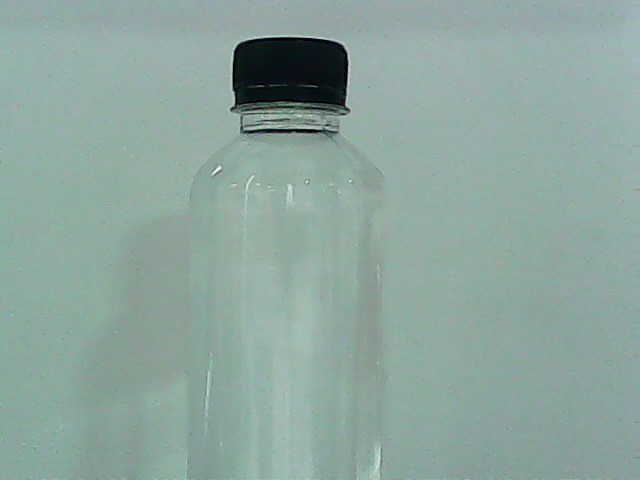
#> input picture Dataset/A/WIN_20221221_16_03_19_Pro.jpg, 640 x 480 px; its folder holds only this picture in this run
$ jupyter execute --allow-errors main.ipynb   (older library calls are emulated)
#> lines starting #> are read from the running program, lines starting #| are printed output that depends on the picture
#> further down, image is the input picture: shape (480, 640, 3); mean B, G, R 158.4, 165.8, 141.9
#| (480, 640, 3)
[cell 1]
import numpy as np
import cv2
import matplotlib.pyplot as plt
import os

[cell 2]
def Sobel(image):
    scale = 1
    delta = 0
    ddepth = cv2.CV_16S
    gray = cv2.cvtColor(image,cv2.COLOR_BGR2GRAY)
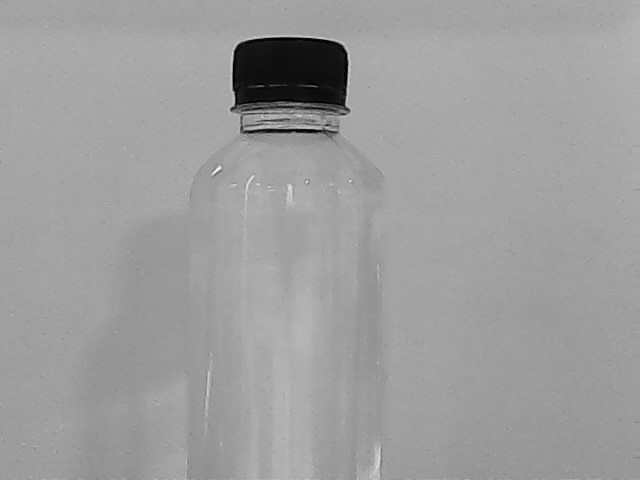
#> gray: shape (480, 640); min 0, max 251, mean 157.8
    gray = cv2.GaussianBlur(gray, (7, 7), 0)
    grad_x = cv2.Sobel(gray, ddepth, 1, 0, ksize=3, scale=scale, delta=delta, borderType=cv2.BORDER_DEFAULT)
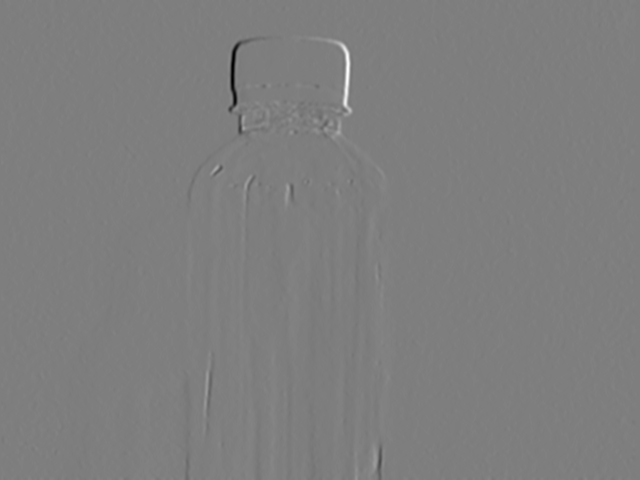
#> grad_x: shape (480, 640) int16; min -354, max 359, mean 0; drawn with min black and max white
    grad_y = cv2.Sobel(gray, ddepth, 0, 1, ksize=3, scale=scale, delta=delta, borderType=cv2.BORDER_DEFAULT)
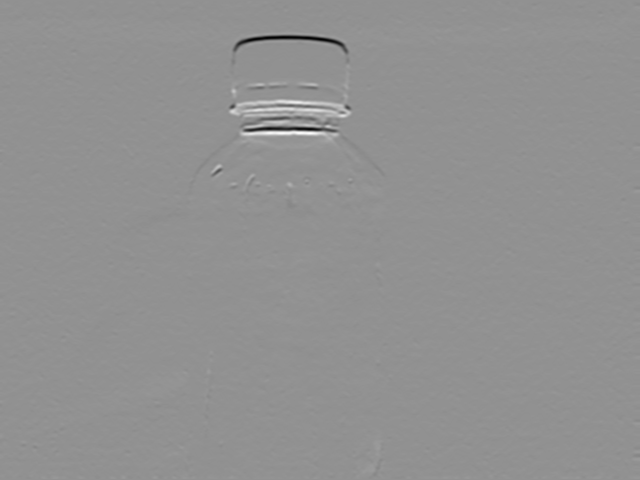
#> grad_y: shape (480, 640) int16; min -356, max 267, mean -0.1; drawn with min black and max white
    abs_grad_x = cv2.convertScaleAbs(grad_x)
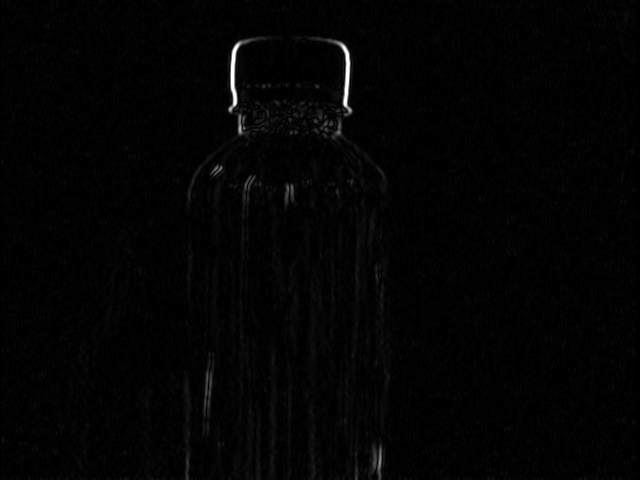
#> abs_grad_x: shape (480, 640); min 0, max 255, mean 3.2
    abs_grad_y = cv2.convertScaleAbs(grad_y)
    grad = cv2.addWeighted(abs_grad_x, 0.5, abs_grad_y, 0.5, 0)
    return grad,abs_grad_x,abs_grad_y

[cell 3]
def sum_plot(image):
    (a,b,c) = Sobel(image)
    plt.subplot(1,2,1)
    plt.imshow(c,cmap='gray')
    high = []
    for line in c:
        high.append(sum(line))
#> after the loop, high = 480 values, max 22953 at index 38, min 0 at index 0, mean 2350
    plt.subplot(1,2,2)
    plt.plot(np.arange(len(high)),high)
    plt.show()
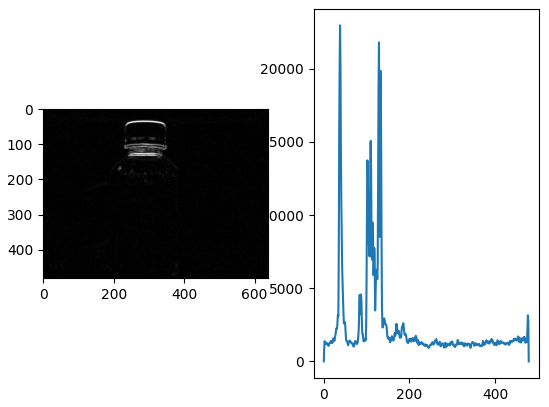
#> figure drawn by matplotlib, 2 panels; panel 2: curve peaks at x = 38, y = 22953

[cell 4]
def image_to_sum_array(image):
    (a,b,c) = Sobel(image)
    high = []
    for line in c:
        high.append(sum(line))
    return np.array(high)

[cell 5]
def image_to_sobel(image):
    (a,b,c) = Sobel(image)
    return np.array(c)

[cell 6]
a_list = os.listdir("Dataset/A/")
#> (the rest of this cell did not finish here and is left out)

#> (a cell that did not finish here is left out)
